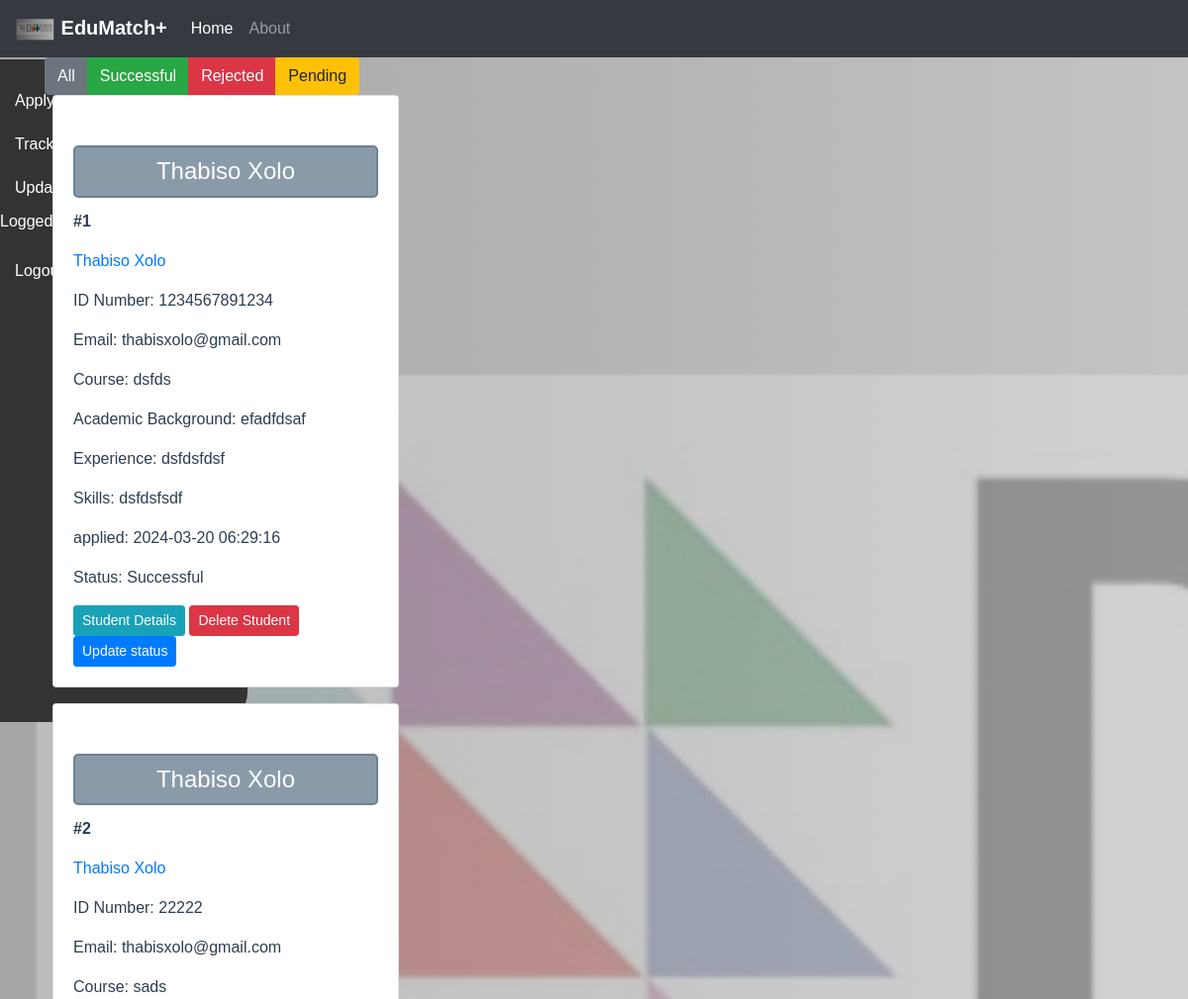
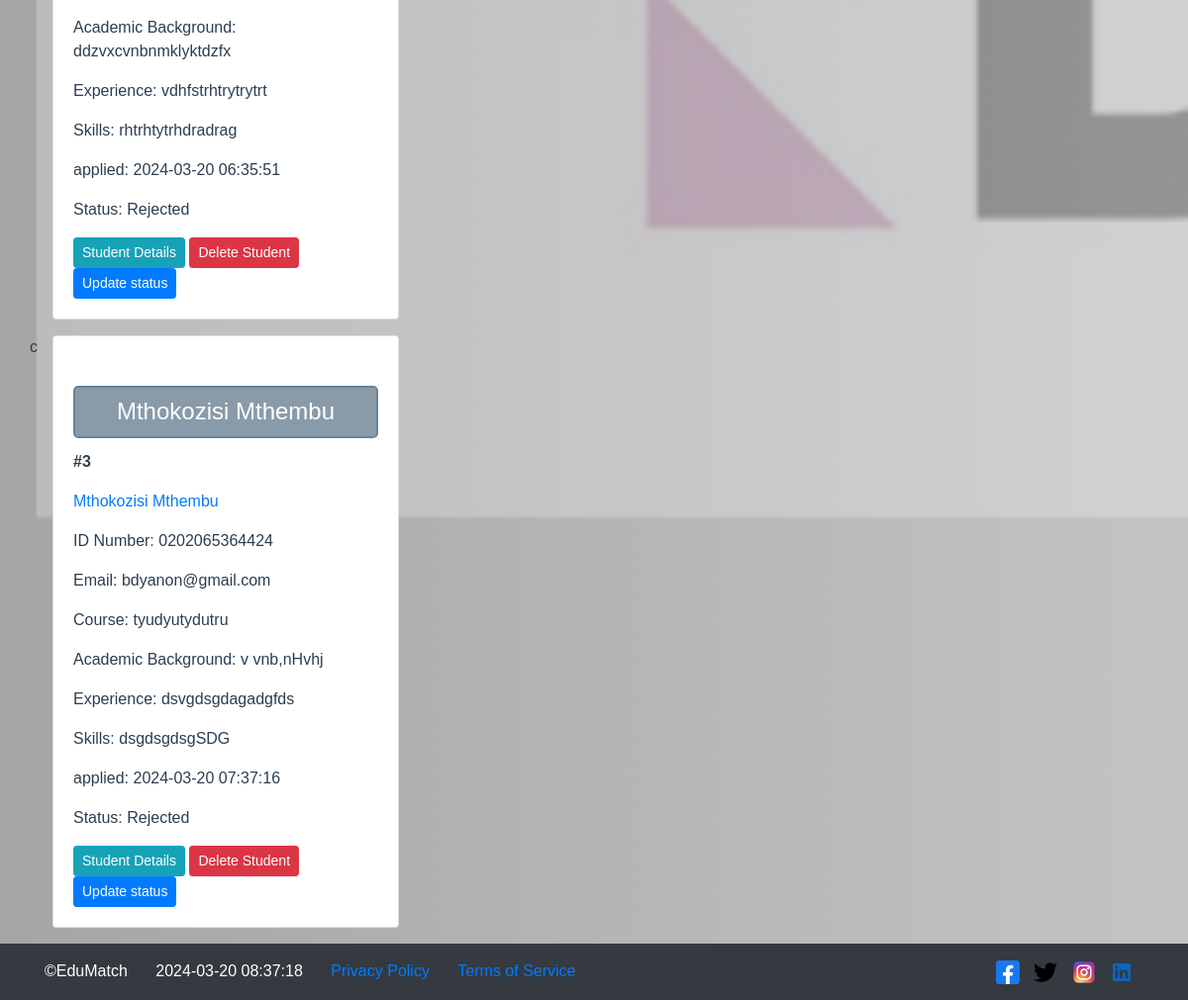
The app's page /applications (signed in) with its own data (2 pictures, top to bottom).
### models.py (models this page shows, shortened)
class Application(db.Model):
    id = db.Column(db.Integer, primary_key=True, nullable=False)
    student_number = db.Column(db.String, nullable=False)
    name = db.Column(db.String, nullable=False)
    surname = db.Column(db.String, nullable=False)
    id_number = db.Column(db.String, unique=False, nullable=False)
    email = db.Column(db.String, unique=False, nullable=False)
    course = db.Column(db.String, nullable=False)
    academic_background = db.Column(db.String, nullable=False)
    experience = db.Column(db.String, nullable=False)
    skills = db.Column(db.String, nullable=False)
    documents = db.relationship('Document', backref='application', lazy=True)
    created_at = db.Column(db.DateTime(timezone=True),
                           server_default=func.now())
    status = db.Column(db.String, nullable=True)

### app.py (the view)
@app.route('/applications', methods=['POST', 'GET'])
@login_required
def applications():
    application = Application.query.all()
    return render_template('applications.html', application=application)

### app.py (called while the page is built)
@login_manager.user_loader
def load_user(user_id):
    return User.query.get(int(user_id))

### templates/applications.html (shortened to what this page needs)
{% extends 'base.html' %}
{% block content %}
<div class="container">
    <div class="row">
        <div class="col-md-12">
            <div class="btn-group" role="group">
                <button class="btn btn-secondary" onclick="filterStudents('all')" type="button">All</button>
                <button class="btn btn-success" onclick="filterStudents('successful')" type="button">Successful</button>
                <button class="btn btn-danger" onclick="filterStudents('rejected')" type="button">Rejected</button>
                <button class="btn btn-warning" onclick="filterStudents('pending')" type="button">Pending</button>
            </div>
        </div>
    </div>
    {% for item in application: %}
    <div class="row" id="studentCards">c
        <div class="col-md-4">
            <div class="card mb-3 " onmouseout="this.style.transform='scale(1.0)'"
                 onmouseover="this.style.transform='scale(1.05)'" style="transition: transform .2s; cursor: pointer;">
                <div class="card-body">
                    <h1 class="card-title">{{ item.name }} {{ item.surname }}</h1>
                    <p class="card-text"><b>#{{ item.id }}</b></p>
                    <p class="card-text">
                        <a href="{{ url_for('Admin', application=application.id) }}" class="text-primary">
                            {{ item.name }} {{ item.surname }}
                        </a>
                    </p>
                    <p class="card-text">ID Number: {{ item.id_number }}</p>
                    <p class="card-text">Email: {{ item.email }}</p>
                    <p class="card-text">Course: {{ item.course }}</p>
                    <p class="card-text">Academic Background: {{ item.academic_background }}</p>
                    <p class="card-text">Experience: {{ item.experience }}</p>
                    <p class="card-text">Skills: {{ item.skills }}</p>
                    <p class="card-text">applied: {{ item.created_at }}</p>
                    {% if item.status == 'Successful'%}
                    <p class="card-text">Status: {{ item.status }}</p>
                    {% elif item.status == 'Rejected'%}
                    <p class="card-text">Status: {{ item.status }}</p>
                    {% else %}
                    <p class="card-text">Status: pending</p>
                    {% endif %}
                    <button class="btn btn-info btn-sm" onclick="redirectToStudentPage({{ item.id }})"
                            type="button">
                        Student Details
                    </button>
                    <button class="btn btn-danger btn-sm" onclick="deleteStudent({{ item.id }})">Delete Student
                    </button>
                    <a href="{{ url_for('edit', student_id=item.id) }}" class="btn btn-primary btn-sm">Update status</a>
                </div>
            </div>
        </div>
    </div>
     {% endfor %}
</div>
{% endblock %}

### templates/base.html (style rules this page uses)
body { background-image: url('static/images/w.png'); background-size: cover; background-repeat: no-repeat; background-attachment: fixed; font-family: Arial, sans-serif; color: #333; }

### templates/applications.html (style rules this page uses)
body { font-family: 'Arial', sans-serif; background-color: #c2e4b9; margin: 0; padding: 0; color: #2c3e50; }
h1 { font-size: x-large; text-align: center; padding: 10px; margin-top: 30px; border: 2px solid #6b8294; border-radius: 5px; background-color: #899ba9; color: white; }

### records on screen
Application: name "Thabiso", surname "Xolo", id "1", id_number "1234567891234", email "thabisxolo@gmail.com", course "dsfds", academic_background "efadfdsaf", experience "dsfdsfdsf", skills "dsfdsfsdf", created_at "2024-03-20 06:29:16", status "Successful"
Application: name "Thabiso", surname "Xolo", id "2", id_number "22222", email "thabisxolo@gmail.com", course "sads", academic_background "ddzvxcvnbnmklyktdzfx", experience "vdhfstrhtrytrytrt", skills "rhtrhtytrhdradrag", created_at "2024-03-20 06:35:51", status "Rejected"
Application: name "Mthokozisi", surname "Mthembu", id "3", id_number "0202065364424", email "bdyanon@gmail.com", course "tyudyutydutru", academic_background "v vnb,nHvhj", experience "dsvgdsgdagadgfds", skills "dsgdsgdsgSDG", created_at "2024-03-20 07:37:16", status "Rejected"
